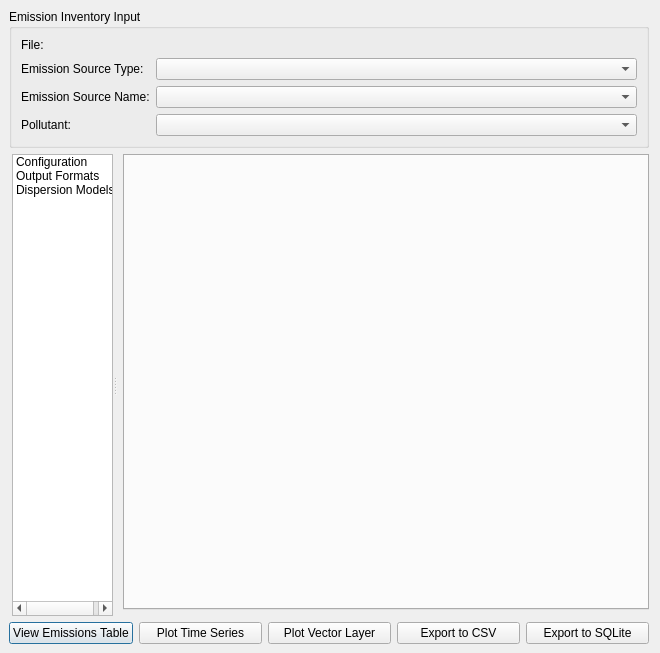
<?xml version="1.0" encoding="UTF-8"?>
<ui version="4.0">
 <class>ResultsAnalysisDialog</class>
 <widget class="QDialog" name="ResultsAnalysisDialog">
  <property name="geometry">
   <rect>
    <x>0</x>
    <y>0</y>
    <width>660</width>
    <height>653</height>
   </rect>
  </property>
  <property name="windowTitle">
   <string>Emission Inventory Analysis</string>
  </property>
  <layout class="QVBoxLayout" name="verticalLayout">
   <property name="leftMargin">
    <number>9</number>
   </property>
   <property name="topMargin">
    <number>9</number>
   </property>
   <property name="bottomMargin">
    <number>9</number>
   </property>
   <item>
    <widget class="QGroupBox" name="outputGroupBox">
     <property name="title">
      <string>Emission Inventory Input</string>
     </property>
     <layout class="QGridLayout" name="gridLayout">
      <item row="0" column="0">
       <widget class="QLabel" name="label_4">
        <property name="sizePolicy">
         <sizepolicy hsizetype="Expanding" vsizetype="Minimum">
          <horstretch>0</horstretch>
          <verstretch>0</verstretch>
         </sizepolicy>
        </property>
        <property name="text">
         <string>File:</string>
        </property>
       </widget>
      </item>
      <item row="0" column="1">
       <widget class="QgsFileWidget" name="result_file_path">
        <property name="sizePolicy">
         <sizepolicy hsizetype="Expanding" vsizetype="Fixed">
          <horstretch>1</horstretch>
          <verstretch>0</verstretch>
         </sizepolicy>
        </property>
       </widget>
      </item>
      <item row="1" column="0">
       <widget class="QLabel" name="label_3">
        <property name="text">
         <string>Emission Source Type:</string>
        </property>
       </widget>
      </item>
      <item row="1" column="1">
       <widget class="QComboBox" name="source_types">
        <property name="sizePolicy">
         <sizepolicy hsizetype="Expanding" vsizetype="Fixed">
          <horstretch>1</horstretch>
          <verstretch>0</verstretch>
         </sizepolicy>
        </property>
       </widget>
      </item>
      <item row="2" column="0">
       <widget class="QLabel" name="label_11">
        <property name="text">
         <string>Emission Source Name:</string>
        </property>
       </widget>
      </item>
      <item row="2" column="1">
       <widget class="QComboBox" name="source_names">
        <property name="sizePolicy">
         <sizepolicy hsizetype="Expanding" vsizetype="Fixed">
          <horstretch>1</horstretch>
          <verstretch>0</verstretch>
         </sizepolicy>
        </property>
       </widget>
      </item>
      <item row="3" column="0">
       <widget class="QLabel" name="label">
        <property name="text">
         <string>Pollutant:</string>
        </property>
       </widget>
      </item>
      <item row="3" column="1">
       <widget class="QComboBox" name="pollutants_names">
        <property name="sizePolicy">
         <sizepolicy hsizetype="Expanding" vsizetype="Fixed">
          <horstretch>1</horstretch>
          <verstretch>0</verstretch>
         </sizepolicy>
        </property>
       </widget>
      </item>
     </layout>
    </widget>
   </item>
   <item>
    <widget class="QFrame" name="configuration_container">
     <property name="sizePolicy">
      <sizepolicy hsizetype="Expanding" vsizetype="Expanding">
       <horstretch>1</horstretch>
       <verstretch>1</verstretch>
      </sizepolicy>
     </property>
     <property name="frameShape">
      <enum>QFrame::NoFrame</enum>
     </property>
     <property name="frameShadow">
      <enum>QFrame::Raised</enum>
     </property>
     <layout class="QGridLayout" name="gridLayout_6">
      <property name="leftMargin">
       <number>0</number>
      </property>
      <property name="topMargin">
       <number>0</number>
      </property>
      <property name="rightMargin">
       <number>0</number>
      </property>
      <property name="bottomMargin">
       <number>0</number>
      </property>
      <property name="horizontalSpacing">
       <number>0</number>
      </property>
      <item row="0" column="1">
       <widget class="QSplitter" name="configuration_splitter">
        <property name="orientation">
         <enum>Qt::Horizontal</enum>
        </property>
        <property name="childrenCollapsible">
         <bool>false</bool>
        </property>
        <widget class="QFrame" name="configuration_modules">
         <property name="sizePolicy">
          <sizepolicy hsizetype="Expanding" vsizetype="Expanding">
           <horstretch>1</horstretch>
           <verstretch>0</verstretch>
          </sizepolicy>
         </property>
         <property name="minimumSize">
          <size>
           <width>32</width>
           <height>0</height>
          </size>
         </property>
         <property name="frameShape">
          <enum>QFrame::NoFrame</enum>
         </property>
         <property name="frameShadow">
          <enum>QFrame::Raised</enum>
         </property>
         <layout class="QVBoxLayout" name="verticalLayout_23">
          <property name="leftMargin">
           <number>3</number>
          </property>
          <property name="topMargin">
           <number>0</number>
          </property>
          <property name="rightMargin">
           <number>0</number>
          </property>
          <property name="bottomMargin">
           <number>0</number>
          </property>
          <item>
           <widget class="QListWidget" name="configuration_modules_list">
            <property name="minimumSize">
             <size>
              <width>32</width>
              <height>0</height>
             </size>
            </property>
            <property name="showDropIndicator" stdset="0">
             <bool>false</bool>
            </property>
            <property name="iconSize">
             <size>
              <width>20</width>
              <height>20</height>
             </size>
            </property>
            <item>
             <property name="text">
              <string>Configuration</string>
             </property>
             <property name="icon">
              <iconset resource="../../images/images.qrc">
               <normaloff>:/images/themes/default/propertyicons/action.svg</normaloff>:/images/themes/default/propertyicons/action.svg</iconset>
             </property>
            </item>
            <item>
             <property name="text">
              <string>Output Formats</string>
             </property>
             <property name="icon">
              <iconset resource="../../images/images.qrc">
               <normaloff>:/images/themes/default/mActionFileSave.svg</normaloff>:/images/themes/default/mActionFileSave.svg</iconset>
             </property>
            </item>
            <item>
             <property name="text">
              <string>Dispersion Models</string>
             </property>
             <property name="icon">
              <iconset resource="../../images/images.qrc">
               <normaloff>:/images/themes/default/propertyicons/editmetadata.svg</normaloff>:/images/themes/default/propertyicons/editmetadata.svg</iconset>
             </property>
            </item>
           </widget>
          </item>
         </layout>
        </widget>
        <widget class="QFrame" name="configuration_stack_container">
         <property name="sizePolicy">
          <sizepolicy hsizetype="Preferred" vsizetype="Preferred">
           <horstretch>10</horstretch>
           <verstretch>0</verstretch>
          </sizepolicy>
         </property>
         <property name="frameShape">
          <enum>QFrame::NoFrame</enum>
         </property>
         <property name="frameShadow">
          <enum>QFrame::Raised</enum>
         </property>
         <layout class="QVBoxLayout" name="verticalLayout_5">
          <property name="leftMargin">
           <number>6</number>
          </property>
          <property name="topMargin">
           <number>0</number>
          </property>
          <property name="rightMargin">
           <number>0</number>
          </property>
          <property name="bottomMargin">
           <number>6</number>
          </property>
          <item>
           <widget class="QStackedWidget" name="configuration_stack">
            <property name="currentIndex">
             <number>0</number>
            </property>
            <widget class="QWidget" name="output_modules_page">
             <layout class="QVBoxLayout" name="verticalLayout_9">
              <property name="leftMargin">
               <number>0</number>
              </property>
              <property name="topMargin">
               <number>0</number>
              </property>
              <property name="rightMargin">
               <number>0</number>
              </property>
              <property name="bottomMargin">
               <number>0</number>
              </property>
              <item>
               <widget class="QTabWidget" name="output_modules_tab_widget">
               </widget>
              </item>
             </layout>
            </widget>
            <widget class="QWidget" name="dispersion_modules_page">
             <layout class="QVBoxLayout" name="verticalLayout_9">
              <property name="leftMargin">
               <number>0</number>
              </property>
              <property name="topMargin">
               <number>0</number>
              </property>
              <property name="rightMargin">
               <number>0</number>
              </property>
              <property name="bottomMargin">
               <number>0</number>
              </property>
              <item>
               <widget class="QTabWidget" name="dispersion_modules_tab_widget">
               </widget>
              </item>
             </layout>
            </widget>
           </widget>
          </item>
         </layout>
        </widget>
       </widget>
      </item>
     </layout>
    </widget>
   </item>
    <item>
     <layout class="QHBoxLayout" name="gridLayout_3">
      <item>
       <widget class="QPushButton" name="ResultsTableButton">
        <property name="text">
         <string>View Emissions Table</string>
        </property>
       </widget>
      </item>
      <item>
       <widget class="QPushButton" name="plot_time_series_vs_emissions">
        <property name="toolTip">
         <string>Plot time vs. emission of pollutant</string>
        </property>
        <property name="text">
         <string>Plot Time Series</string>
        </property>
       </widget>
      </item>
      <item>
       <widget class="QPushButton" name="add_contour">
        <property name="enabled">
         <bool>true</bool>
        </property>
        <property name="toolTip">
         <string>Visualize emissions by adding a new layer.</string>
        </property>
        <property name="text">
         <string>Plot Vector Layer</string>
        </property>
       </widget>
      </item>
      <item>
       <widget class="QPushButton" name="toCSVButton">
        <property name="text">
         <string>Export to CSV</string>
        </property>
       </widget>
      </item>
      <item>
       <widget class="QPushButton" name="toDBButton">
        <property name="text">
         <string>Export to SQLite</string>
        </property>
       </widget>
      </item>
     </layout>
    </item>
  </layout>
 </widget>
 <customwidgets>
  <customwidget>
   <class>QgsFileWidget</class>
   <extends>QWidget</extends>
   <header>qgsfilewidget.h</header>
   <container>1</container>
  </customwidget>
 </customwidgets>
 <resources/>
 <connections/>
</ui>
